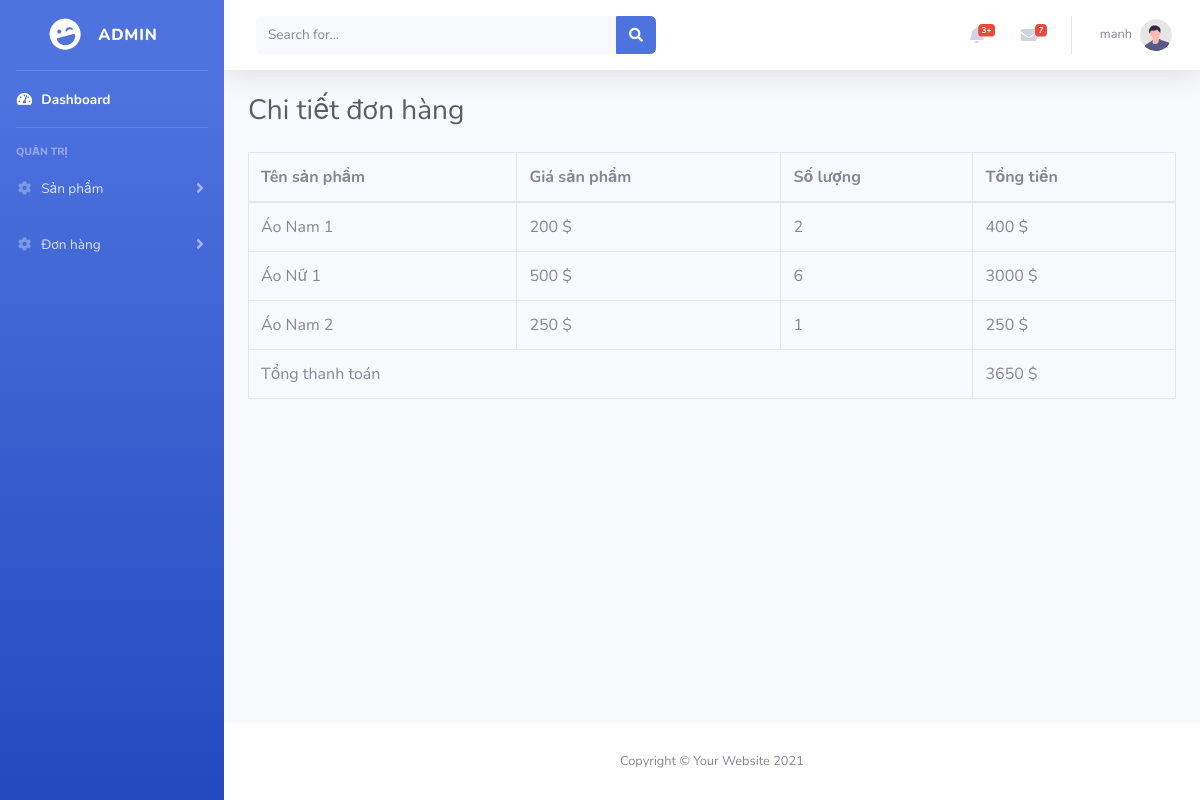
Screenshot of /view/admin/order/view.php?id=1 (signed in) with the database file from the repository.
### tables this page shows
CREATE TABLE `order_details` (
  `id` int(11) NOT NULL,
  `order_id` int(11) NOT NULL,
  `product_id` int(11) NOT NULL,
  `amount` int(11) NOT NULL,
  `price` int(11) NOT NULL
);

CREATE TABLE `products` (
  `id` int(11) NOT NULL,
  `name` varchar(255) NOT NULL,
  `price` int(11) NOT NULL,
  `color_id` varchar(255) NOT NULL,
  `size_id` varchar(255) NOT NULL,
  `category_id` varchar(255) NOT NULL,
  `img` varchar(255) NOT NULL,
  `description` text NOT NULL
);

### Controller/CartController.php (called while the page is built, shortened)
<?php
include_once('../../../Model/Cart.php');
class CartController
{
    public function check_id($id)
    {
        $order = new Cart();
        $result = $order->getOne($id);
        if ($result) {
            if (mysqli_num_rows($result) > 0) {
                return $result;
            }
            return false;
        }
    }
}

### Model/Cart.php (called while the page is built, shortened)
<?php
class Cart extends Database
{
    function getOne($id)
    {
        $sql = "SELECT od.*, pd.name as pd_name FROM order_details as od inner join products as pd on od.product_id = pd.id WHERE od.order_id = '$id'";
        $result = mysqli_query(parent::$conn, $sql);
        return $result;
    }
}

### view/admin/order/view.php (the view, shortened to what this page needs)
<?php
if (isset($_GET['id'])) {
    include_once('../../../Controller/CartController.php');
    $cart = new CartController();
    $result = $cart->check_id($_GET['id']);
} else {
    header('Location: list.php');
}
include_once('../include/header.php');
?>
<div class="d-sm-flex align-items-center justify-content-between mb-4">
    <h1 class="h3 mb-0 text-gray-800">Chi tiết đơn hàng</h1>
</div>
<table class="table table-bordered">
    <thead>
        <tr>
            <th>Tên sản phẩm</th>
            <th>Giá sản phẩm</th>
            <th>Số lượng</th>
            <th>Tổng tiền</th>
        </tr>
    </thead>
    <tbody>
        <?php $total = 0; ?>
        <?php if (mysqli_num_rows($result) > 0) {
            while ($order = mysqli_fetch_array($result)) {
        ?>
        <tr>
            <td><?= $order['pd_name'] ?></td>
            <td><?= $order['price'] ?> $</td>
            <td><?= $order['amount'] ?></td>
            <?php
                    $price = $order['price'] * $order['amount'];
                    $total += $price;
                    ?>
            <td><?= $price ?> $</td>
        </tr>
        <?php
            }
        } ?>
        <tr>
            <td colspan="3">Tổng thanh toán</td>
            <td colspan="3"><?= $total ?> $</td>
        </tr>
    </tbody>
</table>
<?php
include_once('../include/footer.php');
?>

### rows the page displays
order_details: product.name "Áo Nam 1", price "200", amount "2", price "400"
order_details: product.name "Áo Nữ 1", price "500", amount "6", price "3000"
order_details: product.name "Áo Nam 2", price "250", amount "1"

### other values shown
$_SESSION['name'] "manh"
$total "3650"
